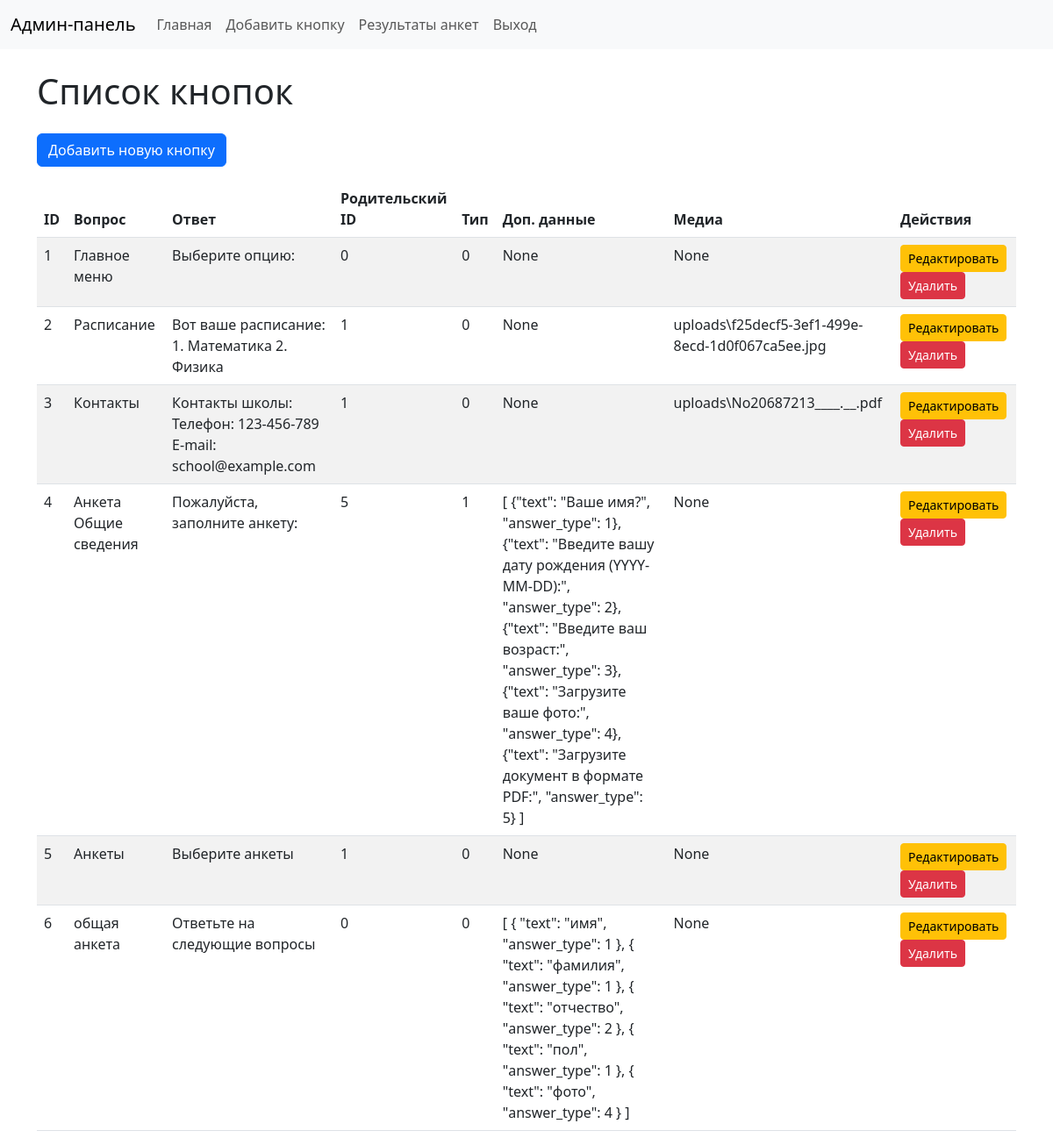
The page / (signed in) on the database its author committed.
### tables this page shows
CREATE TABLE buttons (
            id INTEGER PRIMARY KEY AUTOINCREMENT,
            question TEXT NOT NULL,            -- Текст вопроса или кнопки
            response TEXT NOT NULL,            -- Ответ на кнопку
            parent_id INTEGER DEFAULT 0,       -- Родительский ID
            request_type INTEGER DEFAULT 0,    -- Тип запроса (0 = стандартный, 1 = анкета)
            dop TEXT DEFAULT NULL,             -- Дополнительные данные (JSON для анкеты)
            media_url TEXT DEFAULT NULL        -- Ссылка на медиа (картинка или документ)
        );

### adm.py (the view)
@app.route("/")
def index():
    if "user_id" not in session:
        return redirect(url_for("login"))
    buttons = execute_query("SELECT id, question, response, parent_id, request_type, dop, media_url FROM buttons")
    return render_template("index.html", buttons=buttons)

### adm.py (called while the page is built)
def execute_query(query, args=(), fetchone=False, commit=False):
    conn = sqlite3.connect(DB_FILE)
    cursor = conn.cursor()
    cursor.execute(query, args)
    data = cursor.fetchone() if fetchone else cursor.fetchall()
    if commit:
        conn.commit()
    conn.close()
    return data

### templates/index.html
{% extends "base.html" %}
{% block content %}
<h1 class="mb-4">Список кнопок</h1>
<a href="/add" class="btn btn-primary mb-3">Добавить новую кнопку</a>
<table class="table table-striped">
    <thead>
        <tr>
            <th>ID</th>
            <th>Вопрос</th>
            <th>Ответ</th>
            <th>Родительский ID</th>
            <th>Тип</th>
            <th>Доп. данные</th>
            <th>Медиа</th>
            <th>Действия</th>
        </tr>
    </thead>
    <tbody>
        {% for button in buttons %}
        <tr>
            <td>{{ button[0] }}</td>
            <td>{{ button[1] }}</td>
            <td>{{ button[2] }}</td>
            <td>{{ button[3] }}</td>
            <td>{{ button[4] }}</td>
            <td>{{ button[5] }}</td>
            <td>{{ button[6] }}</td>
            <td>
                <a href="/edit/{{ button[0] }}" class="btn btn-sm btn-warning">Редактировать</a>
                <a href="/delete/{{ button[0] }}" class="btn btn-sm btn-danger">Удалить</a>
            </td>
        </tr>
        {% endfor %}
    </tbody>
</table>
{% endblock %}

### templates/base.html (shortened to what this page needs)
<!DOCTYPE html>
<html lang="en">
<head>
    <link href="https://cdn.jsdelivr.net/npm/bootstrap@5.3.0/dist/css/bootstrap.min.css" rel="stylesheet">
</head>
<body>
    <nav class="navbar navbar-expand-lg navbar-light bg-light">
        <div class="container-fluid">
            <a class="navbar-brand" href="/">Админ-панель</a>
            <div class="collapse navbar-collapse" id="navbarNav">
                <ul class="navbar-nav">
                    <li class="nav-item">
                        <a class="nav-link" href="/">Главная</a>
                    </li>
                    <li class="nav-item">
                        <a class="nav-link" href="/add">Добавить кнопку</a>
                    </li>
                    <li class="nav-item">
                        <a class="nav-link" href="/results">Результаты анкет</a>
                    </li>
                     <li class="nav-item">
                        <a class="nav-link" href="/logout">Выход</a>
                    </li>
                </ul>
            </div>
        </div>
    </nav>
    <div class="container mt-4">
        {% block content %}
        {% endblock %}
    </div>
</body>
</html>

### rows shown on the page
buttons: id "1", question "Главное меню", response "Выберите опцию:", parent "0", request_type "0", button "None"
buttons: id "2", question "Расписание", response "Вот ваше расписание: 1. Математика 2. Физика", parent "1", request_type "0", dop "None", media_url "uploads\\f25decf5-3ef1-499e-8ecd-1d0f067ca5ee.jpg"
buttons: id "3", question "Контакты", response "Контакты школы: Телефон: 123-456-789 E-mail: school@example.com", parent "1", request_type "0", dop "None", media_url "uploads\\No20687213____.__.pdf"
buttons: id "4", question "Анкета Общие сведения", response "Пожалуйста, заполните анкету:", parent "5", request_type "1", dop "[ {\"text\": \"Ваше имя?\", \"answer_type\": 1}, {\"text\": \"Введите вашу дату рождения (YYYY-MM-DD):\", \"answer_type\": 2}, {\"text\": \"Введите ваш возраст:\", \"answer_type\": 3}, {\"text\": \"Загрузите ваше фото:\", \"answer_type\": 4}, {\"text\": \"Загрузите документ в формате PDF:\", \"answer_type\": 5} ]", media_url "None"
buttons: id "5", question "Анкеты", response "Выберите анкеты", parent "1", request_type "0", button "None"
buttons: id "6", question "общая анкета", response "Ответьте на следующие вопросы", parent "0", request_type "0", dop "[ { \"text\": \"имя\", \"answer_type\": 1 }, { \"text\": \"фамилия\", \"answer_type\": 1 }, { \"text\": \"отчество\", \"answer_type\": 2 }, { \"text\": \"пол\", \"answer_type\": 1 }, { \"text\": \"фото\", \"answer_type\": 4 } ]", button "None"
